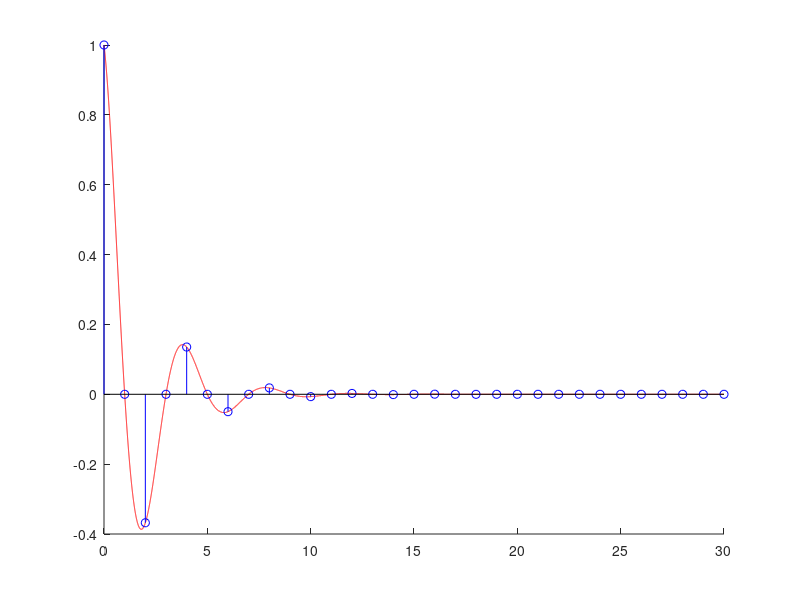

Source code (MATLAB):

intervalo=50

n = 0:30

t = 0:0.001:30

x_discreto = cos((pi/2)*n).*exp(-n/2)

x_continuo = cos((pi/2)*t).*exp(-t/2)

figure
hold all

plot(t,x_continuo,'red')
stem(n,x_discreto, 'blue')
